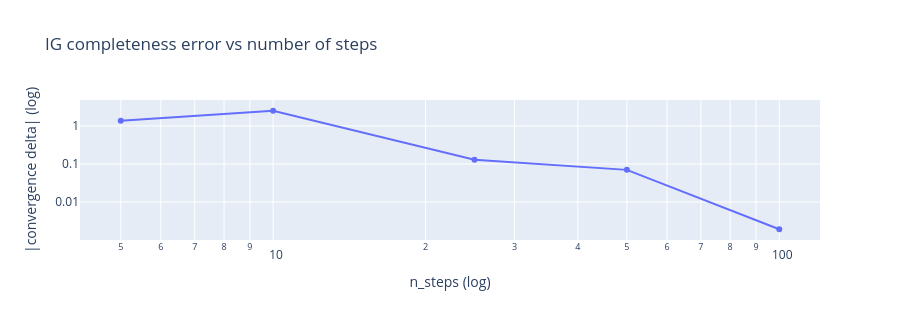
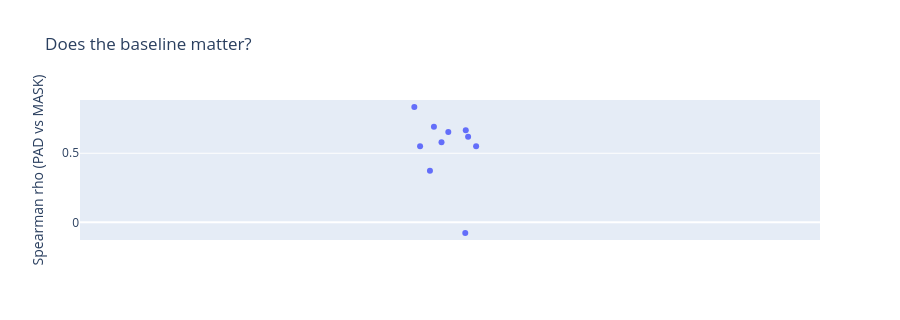

Notebook code cell kept with these figures, in order:
### Markdown cell above
### Q10 *(8 marks)* — Two IG experiments
**(a)** For `amb_text`, plot **|δ| vs `n_steps`** for `[5, 10, 25, 50, 100]` (log-log axes).
**(b)** For the first **10 tweets** of `demo_df` (each explained for its predicted emotion), compute the **Spearman correlation** between word scores using the **PAD** and the **MASK** baseline. Print the mean and draw a histogram/strip plot.

<details><summary>🔑 <b>Hint</b> (click to open)</summary>

<code>spearmanr(a, b)[0]</code> gives ρ. Use <code>np.nanmean</code> in case a score vector is constant.
</details>

### Code cell
# ✏️ Q10 — YOUR CODE HERE
# (a) |delta| vs n_steps on the ambiguous tweet
steps = [5, 10, 25, 50, 100]
deltas = [explain_ig(amb_text, top1, n_steps=s)["delta"] for s in steps]
for s, d in zip(steps, deltas): print(f"n_steps = {s:>3}  |delta| = {d:.5f}")
px.line(x=steps, y=deltas, markers=True, log_x=True, log_y=True,
        labels={"x": "n_steps (log)", "y": "|convergence delta| (log)"},
        title="IG completeness error vs number of steps").update_layout(height=320).show()

# (b) PAD vs MASK baseline: Spearman correlation on the first 10 tweets (predicted emotion)
rhos = []
for i in range(10):
    t, lab = demo_df.text[i], int(demo_df.pred[i])
    a = explain_ig(t, lab, baseline="PAD")["scores"]
    b = explain_ig(t, lab, baseline="MASK")["scores"]
    rhos.append(spearmanr(a, b)[0])
print("Spearman rho per tweet:", np.round(rhos, 2))
print(f"Mean Spearman (PAD vs MASK) = {np.nanmean(rhos):.3f}")
px.strip(y=rhos, labels={"y": "Spearman rho (PAD vs MASK)"}, title="Does the baseline matter?").update_layout(height=320).show()

### Figure 1 — Plotly figure (JSON) as saved in the notebook; plotly's stock layout.template omitted (floating-point values rounded to 4 significant figures)
{"data": [{"hovertemplate": "n_steps (log)=%{x}<br>|convergence delta| (log)=%{y}<extra></extra>", "legendgroup": "", "line": {"color": "#636efa", "dash": "solid"}, "marker": {"symbol": "circle"}, "mode": "lines+markers", "name": "", "orientation": "v", "showlegend": false, "type": "scatter", "x": [5, 10, 25, 50, 100], "xaxis": "x", "y": [1.367, 2.499, 0.1287, 0.06986, 0.001922], "yaxis": "y"}], "layout": {"height": 320, "legend": {"tracegroupgap": 0}, "title": {"text": "IG completeness error vs number of steps"}, "xaxis": {"anchor": "y", "domain": [0.0, 1.0], "title": {"text": "n_steps (log)"}, "type": "log"}, "yaxis": {"anchor": "x", "domain": [0.0, 1.0], "title": {"text": "|convergence delta| (log)"}, "type": "log"}}}

### Figure 2 — Plotly figure (JSON) as saved in the notebook; plotly's stock layout.template omitted (floating-point values rounded to 4 significant figures)
{"data": [{"alignmentgroup": "True", "boxpoints": "all", "fillcolor": "rgba(255,255,255,0)", "hoveron": "points", "hovertemplate": "Spearman rho (PAD vs MASK)=%{y}<extra></extra>", "legendgroup": "", "line": {"color": "rgba(255,255,255,0)"}, "marker": {"color": "#636efa"}, "name": "", "offsetgroup": "", "orientation": "v", "pointpos": 0, "showlegend": false, "type": "box", "x0": " ", "xaxis": "x", "y": [0.8352, 0.5805, 0.693, 0.3727, 0.619, -0.0774, 0.55, 0.55, 0.666, 0.6536], "y0": " ", "yaxis": "y"}], "layout": {"boxmode": "group", "height": 320, "legend": {"tracegroupgap": 0}, "title": {"text": "Does the baseline matter?"}, "xaxis": {"anchor": "y", "domain": [0.0, 1.0]}, "yaxis": {"anchor": "x", "domain": [0.0, 1.0], "title": {"text": "Spearman rho (PAD vs MASK)"}}}}
